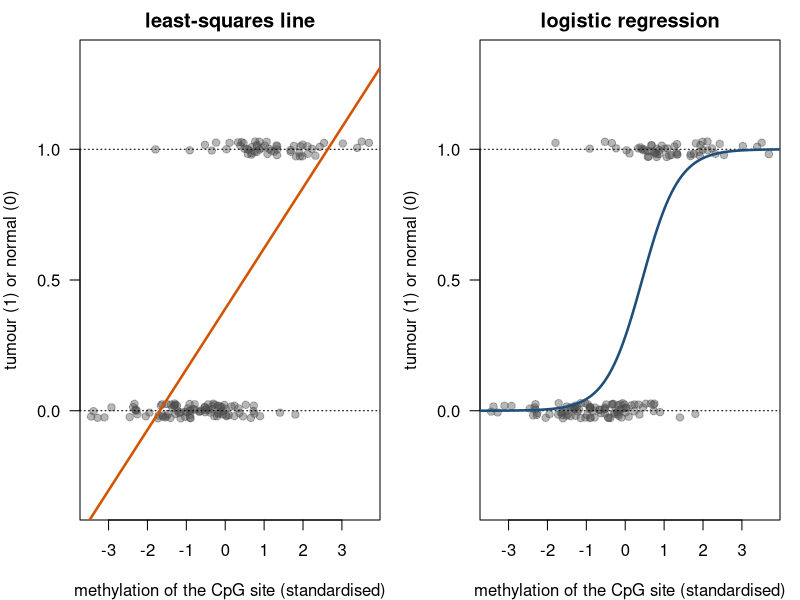
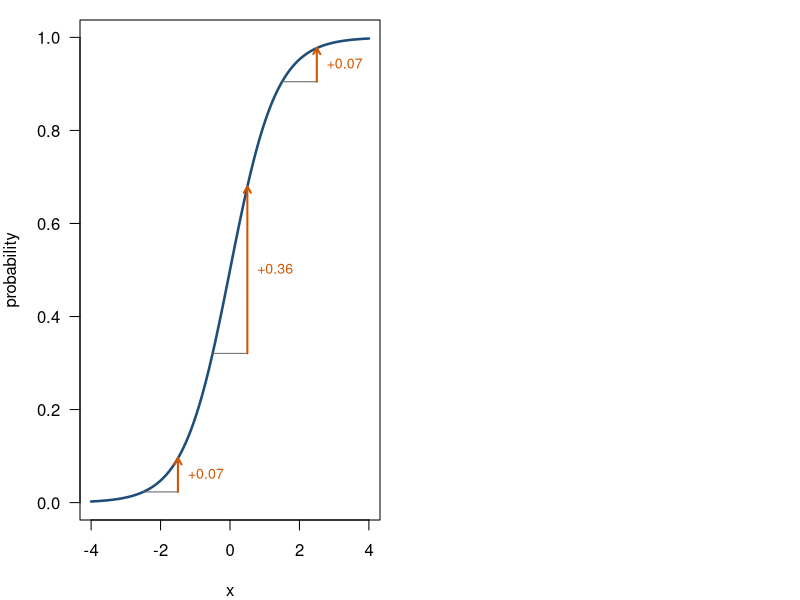
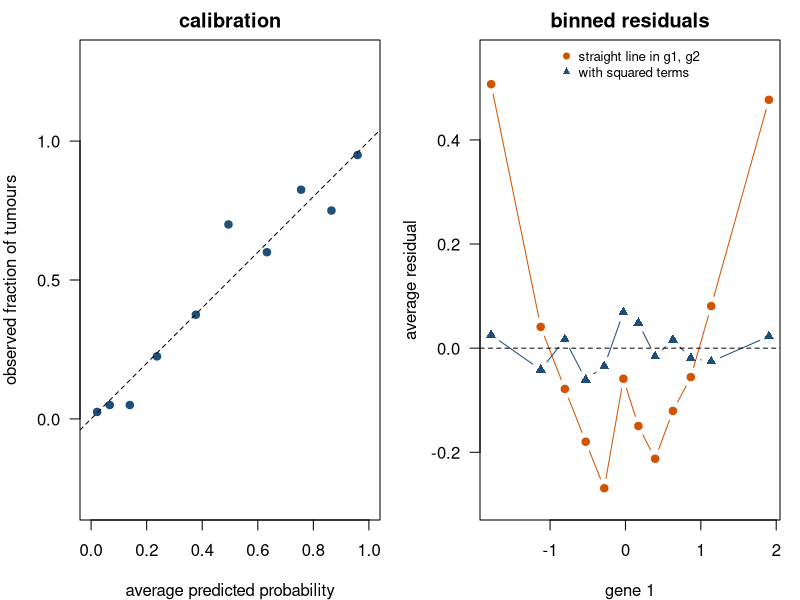
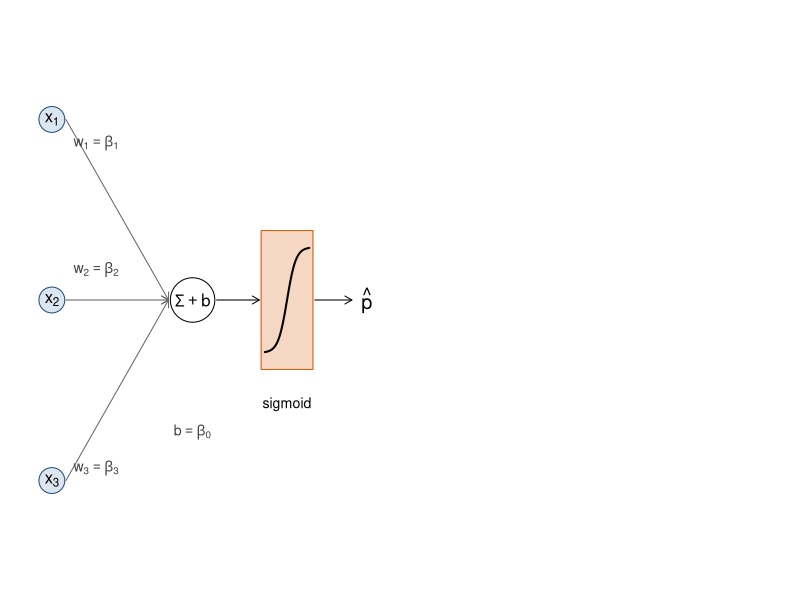
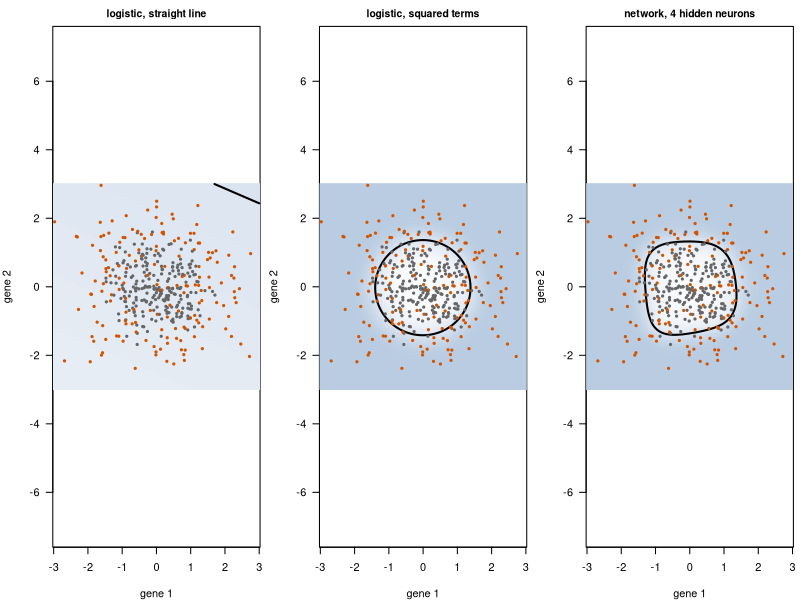

The R script that drew these images, in order:
## ---- chunk 1
#| code-fold: true
#| code-summary: "Code for the figure"
#| fig-width: 8.5
#| fig-height: 4
#| fig-cap: "Tumour status (jittered vertically) against the methylation of one CpG site. Left: a straight line, fitted by least squares, predicts probabilities below 0 and above 1. Right: the logistic curve stays between 0 and 1 and follows the data."
set.seed(11)
cpg <- rnorm(150, 0, 1.5)
tum <- rbinom(150, 1, plogis(-0.3 + 1.8 * cpg))
grid <- seq(-4.5, 4.5, length.out = 200)
f_lm <- lm(tum ~ cpg); f_glm <- glm(tum ~ cpg, family = binomial)
par(mfrow = c(1, 2), mar = c(4, 4, 2, 1))
for (k in 1:2) {
  plot(cpg, jitter(tum, 0.15), pch = 19, col = adjustcolor("grey30", 0.4), las = 1,
       ylim = c(-0.35, 1.35), xlab = "methylation of the CpG site (standardised)",
       ylab = "tumour (1) or normal (0)",
       main = c("least-squares line", "logistic regression")[k])
  abline(h = c(0, 1), lty = 3)
  if (k == 1) abline(f_lm, col = "#D35400", lwd = 2.5)
  else lines(grid, predict(f_glm, data.frame(cpg = grid), type = "response"), col = "#1F4E79", lwd = 2.5)
}
## ---- chunk 2
set.seed(2026)
n <- 400
dat <- data.frame(cpg1 = rnorm(n), cpg2 = rnorm(n), cpg3 = rnorm(n))
eta <- -0.5 + 1.5 * dat$cpg1 - 1.0 * dat$cpg2
dat$p_true <- plogis(eta)
dat$tumour <- rbinom(n, 1, dat$p_true)
table(dat$tumour)

fit_glm <- glm(tumour ~ cpg1 + cpg2 + cpg3, data = dat, family = binomial)
round(summary(fit_glm)$coefficients, 3)
## ---- chunk 3
round(cbind(odds_ratio = exp(coef(fit_glm)), exp(confint(fit_glm))), 3)
## ---- chunk 4
#| code-fold: true
#| code-summary: "Code for the figure"
#| fig-width: 6
#| fig-height: 3.8
#| fig-cap: "One unit more of x changes the log-odds by the same amount everywhere, but the probability by different amounts. The arrows show a step of one unit starting from three positions; the change in probability is largest in the middle of the curve."
b0 <- 0; b1 <- 1.5
xx <- seq(-4, 4, length.out = 300)
par(mar = c(4, 4, 1, 1))
plot(xx, plogis(b0 + b1 * xx), type = "l", lwd = 2.5, col = "#1F4E79", las = 1,
     xlab = "x", ylab = "probability")
for (x0 in c(-2.5, -0.5, 1.5)) {
  p0 <- plogis(b0 + b1 * x0); p1 <- plogis(b0 + b1 * (x0 + 1))
  segments(x0, p0, x0 + 1, p0, col = "grey40")
  arrows(x0 + 1, p0, x0 + 1, p1, length = 0.07, col = "#D35400", lwd = 2)
  text(x0 + 1, (p0 + p1) / 2, sprintf("+%.2f", p1 - p0), pos = 4, col = "#D35400", cex = 0.85)
}
## ---- chunk 5
X <- cbind(1, dat$cpg1, dat$cpg2, dat$cpg3)
y <- dat$tumour
b <- rep(0, ncol(X))

for (i in 1:7) {
  p <- plogis(drop(X %*% b))
  W <- p * (1 - p)
  info <- t(X) %*% (X * W)            # Fisher information
  grad <- t(X) %*% (y - p)            # gradient of the log-likelihood
  b <- b + solve(info, grad)
  cat(sprintf("iteration %d: log-likelihood %.4f\n", i,
              sum(y * log(p) + (1 - y) * log(1 - p))))
}

round(cbind(newton = drop(b), glm = coef(fit_glm),
            se_newton = sqrt(diag(solve(info))),
            se_glm = summary(fit_glm)$coefficients[, 2]), 3)
## ---- chunk 6
eta  <- 4 / max(eigen(t(X) %*% X)$values)
b_ga <- rep(0, ncol(X))
trace_ga <- list()
for (i in 1:200) {
  b_ga <- b_ga + eta * drop(t(X) %*% (y - plogis(drop(X %*% b_ga))))
  if (i %in% c(7, 50, 200)) trace_ga[[paste0("gradient_ascent_", i)]] <- b_ga
}
out <- rbind(do.call(rbind, trace_ga), newton_7 = drop(b))
colnames(out) <- c("intercept", "cpg1", "cpg2", "cpg3")
round(out, 3)
## ---- chunk 7
c(residual_deviance = deviance(fit_glm),
  minus_2_loglik    = -2 * as.numeric(logLik(fit_glm)),
  null_deviance     = fit_glm$null.deviance,
  AIC               = AIC(fit_glm))
## ---- chunk 8
fit_without_cpg3 <- glm(tumour ~ cpg1 + cpg2, data = dat, family = binomial)
anova(fit_without_cpg3, fit_glm, test = "Chisq")
## ---- chunk 9
#| code-fold: true
#| code-summary: "Code for the figure"
#| fig-width: 8.5
#| fig-height: 4.2
#| fig-cap: "Left: calibration of the CpG model. Samples are grouped into ten groups by predicted probability; the observed fraction of tumours follows the diagonal. Right: binned residuals against gene 1 for a disease whose risk rises when the gene is too high or too low. The straight-line model (orange) leaves a U-shaped pattern in its residuals; adding squared terms (blue) removes it."
calib <- function(p, y, k = 10) {
  g <- cut(p, quantile(p, 0:k / k), include.lowest = TRUE)
  cbind(predicted = tapply(p, g, mean), observed = tapply(y, g, mean))
}
binned_resid <- function(x, r, k = 12) {
  g <- cut(x, quantile(x, 0:k / k), include.lowest = TRUE)
  cbind(x = tapply(x, g, mean), r = tapply(r, g, mean))
}
set.seed(7)
make_u <- function(n) {
  g1 <- rnorm(n); g2 <- rnorm(n)
  data.frame(g1, g2, disease = rbinom(n, 1, plogis(-3 + 1.5 * (g1^2 + g2^2))))
}
u_train <- make_u(400)
u_lin <- glm(disease ~ g1 + g2, data = u_train, family = binomial)
u_sq  <- glm(disease ~ g1 + g2 + I(g1^2) + I(g2^2), data = u_train, family = binomial)

par(mfrow = c(1, 2), mar = c(4, 4, 2, 1))
cb <- calib(fitted(fit_glm), dat$tumour)
plot(cb, pch = 19, col = "#1F4E79", xlim = c(0, 1), ylim = c(0, 1), asp = 1, las = 1,
     xlab = "average predicted probability", ylab = "observed fraction of tumours",
     main = "calibration")
abline(0, 1, lty = 2)
br1 <- binned_resid(u_train$g1, residuals(u_lin, type = "response"))
br2 <- binned_resid(u_train$g1, residuals(u_sq,  type = "response"))
plot(br1, type = "b", pch = 19, col = "#D35400", ylim = range(br1[, "r"], br2[, "r"]) * 1.1, las = 1,
     xlab = "gene 1", ylab = "average residual", main = "binned residuals")
lines(br2, type = "b", pch = 17, col = "#1F4E79"); abline(h = 0, lty = 2)
legend("top", bty = "n", cex = 0.8, pch = c(19, 17), col = c("#D35400", "#1F4E79"),
       legend = c("straight line in g1, g2", "with squared terms"))
## ---- chunk 10
library(MASS)
fit_lda <- lda(tumour ~ cpg1 + cpg2 + cpg3, data = dat)
p_lda   <- predict(fit_lda)$posterior[, "1"]
c(same_class = mean((p_lda > 0.5) == (fitted(fit_glm) > 0.5)),
  correlation_of_probabilities = cor(p_lda, fitted(fit_glm)))
## ---- chunk 11
#| code-fold: true
#| code-summary: "Code for the figure"
#| fig-width: 7
#| fig-height: 3
#| fig-cap: "A single artificial neuron. The inputs are multiplied by weights and summed with a bias; the sigmoid turns the sum into a probability. In statistical terms: predictors, coefficients, intercept, inverse link."
par(mar = c(0, 0, 0, 0))
plot(NA, xlim = c(0, 10), ylim = c(0, 4), axes = FALSE, xlab = "", ylab = "")
ys <- c(3.3, 2, 0.7)
for (k in 1:3) {
  symbols(1, ys[k], circles = 0.35, inches = FALSE, add = TRUE, bg = "#DCE6F1", fg = "#1F4E79")
  text(1, ys[k], bquote(x[.(k)]))
  arrows(1.38, ys[k], 4.15, 2, length = 0.08, col = "grey40")
  text(2.2, ys[k] + (2 - ys[k]) * 0.3 + c(0.22, 0.22, -0.3)[k], bquote(w[.(k)] == beta[.(k)]), cex = 0.85, col = "grey25")
}
symbols(4.8, 2, circles = 0.6, inches = FALSE, add = TRUE, bg = "white", fg = "black")
text(4.8, 2, expression(Sigma + b), cex = 1)
text(4.8, 1.05, expression(b == beta[0]), cex = 0.85, col = "grey25")
arrows(5.45, 2, 6.6, 2, length = 0.08)
rect(6.65, 1.5, 8.05, 2.5, col = "#F6D7C3", border = "#D35400")
zz <- seq(-1, 1, length.out = 50); lines(7.35 + 0.6 * zz, 2 + 0.38 * (plogis(5 * zz) - 0.5) * 2, lwd = 2)
text(7.35, 1.25, "sigmoid", cex = 0.85)
arrows(8.1, 2, 9.1, 2, length = 0.08)
text(9.5, 2, expression(hat(p)), cex = 1.2)
## ---- chunk 12
library(nnet)
u_test <- make_u(2000)
set.seed(1)
u_nn <- nnet(disease ~ g1 + g2, data = u_train, size = 4, decay = 0.01,
             entropy = TRUE, maxit = 1000, trace = FALSE)   # entropy = TRUE: log-likelihood

evaluate <- function(p, y)
  c(accuracy = mean((p > 0.5) == y),
    deviance_per_sample = -2 * mean(y * log(p) + (1 - y) * log(1 - p)))
round(rbind(
  straight_line     = evaluate(predict(u_lin, u_test, type = "response"), u_test$disease),
  squared_terms     = evaluate(predict(u_sq,  u_test, type = "response"), u_test$disease),
  network_4_neurons = evaluate(drop(predict(u_nn, u_test)), u_test$disease),
  true_probability  = evaluate(plogis(-3 + 1.5 * (u_test$g1^2 + u_test$g2^2)), u_test$disease)), 3)
## ---- chunk 13
#| code-fold: true
#| code-summary: "Code for the figure"
#| fig-width: 9
#| fig-height: 3.4
#| fig-cap: "Predicted probability of disease (darker shading: higher) and the 0.5 boundary (black) for the three models, with the training samples (orange: disease, grey: healthy). The straight-line model can only draw a straight boundary. The model with squared terms draws the circle because it was told to. The network finds a similar boundary by itself."
gx <- seq(-3, 3, length.out = 120)
gr <- expand.grid(g1 = gx, g2 = gx)
preds <- list("logistic, straight line" = predict(u_lin, gr, type = "response"),
              "logistic, squared terms" = predict(u_sq, gr, type = "response"),
              "network, 4 hidden neurons" = drop(predict(u_nn, gr)))
pal <- colorRampPalette(c("white", "#B9CCE2"))(30)
par(mfrow = c(1, 3), mar = c(4, 4, 2, 0.5))
for (nm in names(preds)) {
  image(gx, gx, matrix(preds[[nm]], 120), col = pal, zlim = c(0, 1), asp = 1, las = 1, useRaster = TRUE,
        xlab = "gene 1", ylab = "gene 2", main = nm, cex.main = 0.95)
  contour(gx, gx, matrix(preds[[nm]], 120), levels = 0.5, add = TRUE, drawlabels = FALSE, lwd = 2)
  points(u_train$g1, u_train$g2, pch = 19, cex = 0.45,
         col = ifelse(u_train$disease == 1, "#D35400", "grey40"))
}
